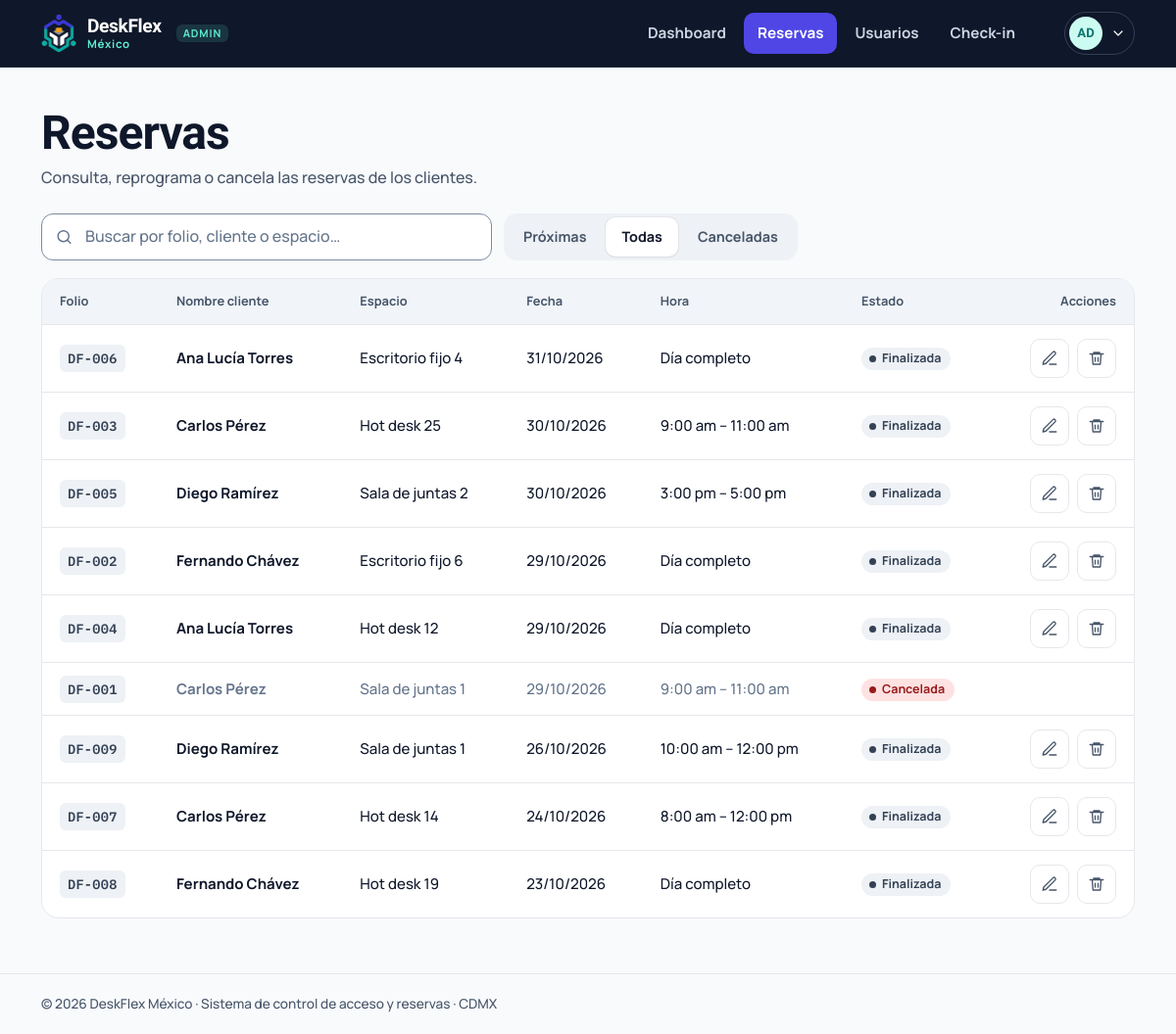
The app's page /admin/reservas?ver=todas (signed in), older data.
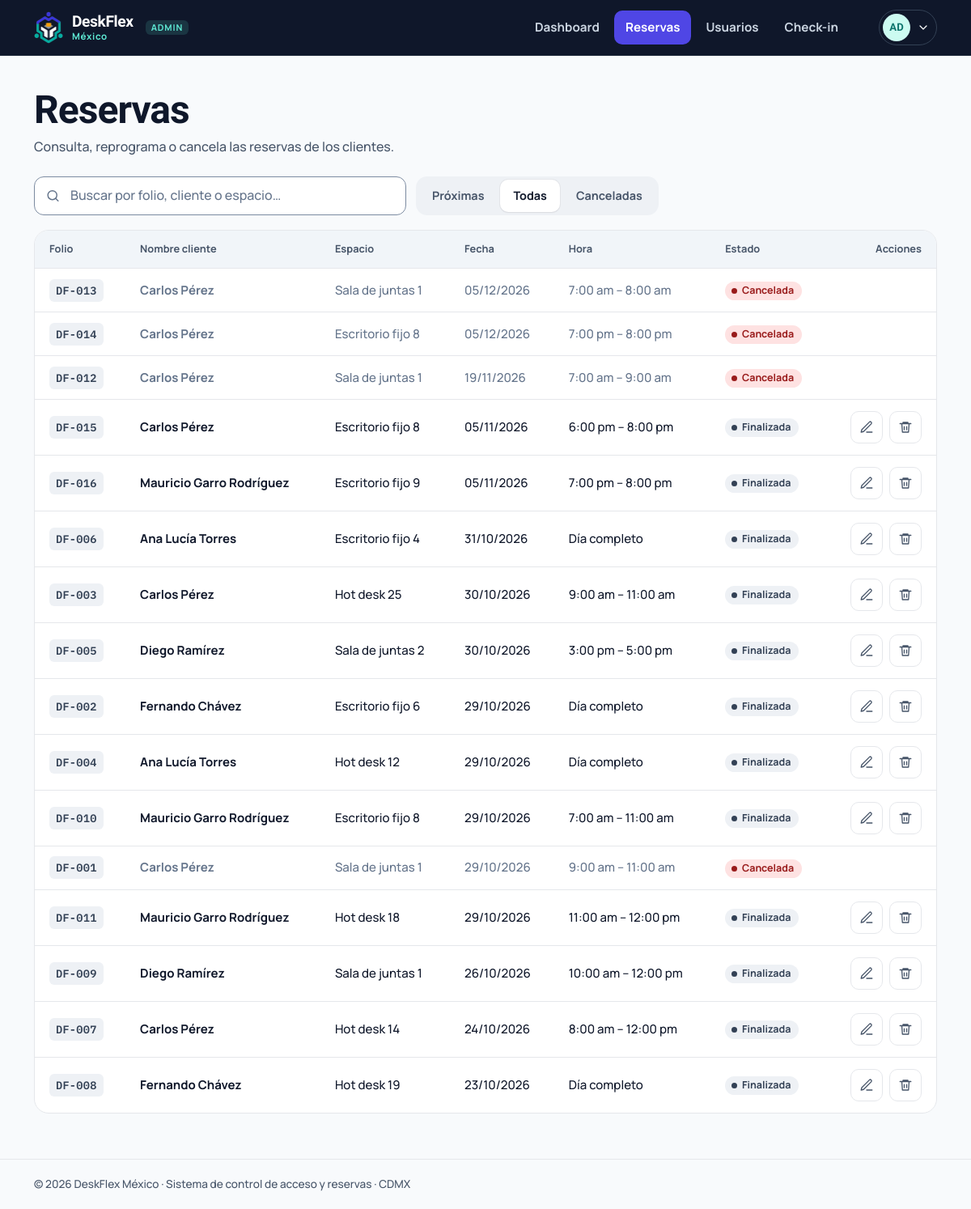
The same page, newer data.
### tables this page shows
CREATE TABLE usuarios (
    id            INTEGER PRIMARY KEY AUTOINCREMENT,
    nombre        TEXT    NOT NULL,
    correo        TEXT    NOT NULL UNIQUE,
    telefono      TEXT    NOT NULL,
    password_hash TEXT    NOT NULL,
    rol           TEXT    NOT NULL DEFAULT 'cliente' CHECK (rol IN ('cliente','admin')),
    activo        INTEGER NOT NULL DEFAULT 1,
    creado_en     TEXT    NOT NULL DEFAULT (datetime('now'))
);

CREATE TABLE reservas (
    id          INTEGER PRIMARY KEY AUTOINCREMENT,
    folio       TEXT    UNIQUE,
    usuario_id  INTEGER NOT NULL REFERENCES usuarios(id) ON DELETE CASCADE,
    espacio_id  INTEGER NOT NULL REFERENCES espacios(id),
    fecha       TEXT    NOT NULL,              -- YYYY-MM-DD
    hora_inicio INTEGER NOT NULL,              -- 0-23
    hora_fin    INTEGER NOT NULL,              -- 1-24, > hora_inicio
    modo        TEXT    NOT NULL CHECK (modo IN ('hora','dia')),
    estado      TEXT    NOT NULL DEFAULT 'confirmada' CHECK (estado IN ('confirmada','cancelada')),
    token       TEXT    NOT NULL UNIQUE,       -- el QR solo contiene este token
    creada_en   TEXT    NOT NULL DEFAULT (datetime('now')), asiento INTEGER,
    CHECK (hora_fin > hora_inicio)
);

### deskflex/views/admin.py (the view)
@bp.route("/reservas")
@admin_required
def reservas():
    db, cfg = get_db(), current_app.config
    q = request.args.get("q", "").strip()
    ver = request.args.get("ver", "proximas")
    sql, params = SELECT_RESERVA + " WHERE 1=1", []
    if q:
        sql += " AND (r.folio LIKE ? OR u.nombre LIKE ? OR e.nombre LIKE ? OR u.correo LIKE ?)"
        params += [f"%{q}%"] * 4
    if ver == "proximas":
        sql += " AND r.estado = 'confirmada' AND r.fecha >= ?"
        params.append(rules.today().isoformat())
    elif ver == "canceladas":
        sql += " AND r.estado = 'cancelada'"
    sql += " ORDER BY r.fecha " + ("ASC" if ver == "proximas" else "DESC") + ", r.hora_inicio, r.id"
    filas = []
    for r in db.execute(sql, params):
        d = dict(r)
        d["estado_clave"], d["estado_txt"] = rules.estado_visible(r, bool(r["con_acceso"]))
        filas.append(d)
    espacios = db.execute("SELECT numero, nombre FROM espacios WHERE activo = 1 ORDER BY numero").fetchall()
    return render_template("admin/reservas.html", filas=filas, q=q, ver=ver, espacios=espacios,
                           apertura=cfg["OPEN_HOUR"], cierre=cfg["CLOSE_HOUR"])

### deskflex/db.py (called while the page is built)
def get_db() -> sqlite3.Connection:
    if "db" not in g:
        path = Path(current_app.config["DATABASE"])
        path.parent.mkdir(parents=True, exist_ok=True)
        conn = sqlite3.connect(path, isolation_level=None, timeout=10)
        conn.row_factory = sqlite3.Row
        conn.execute("PRAGMA foreign_keys = ON")
        g.db = conn
    return g.db

### deskflex/rules.py (called while the page is built)
def now() -> datetime:
    try:
        tz = ZoneInfo(current_app.config["TIMEZONE"])
    except ZoneInfoNotFoundError:      # Windows sin tzdata: México no usa horario de verano (UTC-6)
        tz = timezone(timedelta(hours=-6))
    return datetime.now(tz).replace(tzinfo=None, microsecond=0)

def fmt_hora(h: int) -> str:
    h = h % 24
    suf = "am" if h < 12 else "pm"
    return f"{(h % 12) or 12}:00 {suf}"

def fmt_rango(ini: int, fin: int) -> str:
    return f"{fmt_hora(ini)} – {fmt_hora(fin)}"

def fmt_fecha(d: date | str, corta: bool = False) -> str:
    if isinstance(d, str):
        d = date.fromisoformat(d)
    if corta:
        return f"{d.day:02d}/{d.month:02d}/{d.year}"
    return f"{d.day} de {MESES[d.month - 1]} de {d.year}"

def _dt(fecha: str, hora: int) -> datetime:
    return datetime.combine(date.fromisoformat(fecha), time(hora % 24))

def estado_visible(r, tiene_acceso: bool) -> tuple[str, str]:
    if r["estado"] == "cancelada":
        return "cancelada", "Cancelada"
    ahora = now()
    ini, fin = _dt(r["fecha"], r["hora_inicio"]), _dt(r["fecha"], r["hora_fin"])
    if tiene_acceso:
        return ("finalizada", "Finalizada") if ahora >= fin else ("usada", "Check-in hecho")
    if ahora >= fin:
        return "finalizada", "Finalizada"
    if ahora >= ini:
        return "encurso", "En curso"
    return "confirmada", "Confirmada"

### deskflex/security.py (called while the page is built)
def csrf_token() -> str:
    if "_csrf" not in session:
        session["_csrf"] = secrets.token_urlsafe(24)
    return session["_csrf"]

def check_csrf():
    if request.method in ("POST", "PUT", "PATCH", "DELETE"):
        sent = request.form.get("csrf_token") or request.headers.get("X-CSRF-Token", "")
        if not hmac.compare_digest(sent, session.get("_csrf", "")):
            abort(400, "La sesión del formulario expiró. Recarga la página e inténtalo de nuevo.")

def load_user():
    g.user = None
    uid = session.get("uid")
    if uid:
        u = get_db().execute("SELECT * FROM usuarios WHERE id = ? AND activo = 1", (uid,)).fetchone()
        if u:
            g.user = u
        else:
            session.clear()

### deskflex/templates/admin/reservas.html (shortened to what this page needs)
{% extends "base.html" %}
{% from "_icons.html" import icon %}
{% block content %}
<div class="page-head"><div><h1>Reservas</h1><p>Consulta, reprograma o cancela las reservas de los clientes.</p></div></div>
<div class="toolbar">
  <form method="get" class="input-icon" role="search">
    <input class="input" type="search" name="q" value="{{ q }}" placeholder="Buscar por folio, cliente o espacio…" aria-label="Buscar reservas">
  </form>
  <nav class="seg-link" aria-label="Filtrar">
    {% for k, l in [('proximas','Próximas'),('todas','Todas'),('canceladas','Canceladas')] %}
      <a href="{{ url_for('admin.reservas', ver=k, q=q or None) }}" {% if ver == k %}aria-current="true"{% endif %}>{{ l }}</a>
    {% endfor %}
  </nav>
</div>
<div class="table-wrap">
  {% if filas %}
  <table class="table">
    <thead><tr><th>Folio</th><th>Nombre cliente</th><th>Espacio</th><th>Fecha</th><th>Hora</th><th>Estado</th><th class="col-actions">Acciones</th></tr></thead>
    <tbody>
    {% for r in filas %}
      <tr class="{{ 'is-off' if r.estado == 'cancelada' }}">
        <td data-label="Folio"><span class="folio">{{ r.folio }}</span></td>
        <td data-label="Cliente"><b>{{ r.cliente }}</b></td>
        <td data-label="Espacio">{{ r.espacio }}</td>
        <td data-label="Fecha">{{ r.fecha|fecha_corta }}</td>
        <td data-label="Hora">{{ 'Día completo' if r.modo == 'dia' else (r|rango) }}</td>
        <td data-label="Estado"><span class="badge badge--{{ r.estado_clave }}">{{ r.estado_txt }}</span></td>
        <td class="col-actions">
          {% if r.estado == 'confirmada' %}
          <span class="actions">
            <button type="button" class="icon-btn" aria-label="Editar reserva {{ r.folio }}" title="Editar"
              data-edit-reserva data-action="{{ url_for('admin.reserva_editar', rid=r.id) }}" data-folio="{{ r.folio }}"
              data-espacio="{{ r.esp_numero }}" data-fecha="{{ r.fecha }}" data-modo="{{ r.modo }}" data-ini="{{ r.hora_inicio }}" data-fin="{{ r.hora_fin }}">{{ icon('edit', 18) }}</button>
            <form method="post" action="{{ url_for('admin.reserva_cancelar', rid=r.id) }}" data-confirm="Se liberará {{ r.espacio }} y el QR de {{ r.cliente }} dejará de funcionar." data-confirm-title="¿Cancelar la reserva {{ r.folio }}?" data-confirm-ok="Sí, cancelar">
              <button class="icon-btn icon-btn--danger" type="submit" aria-label="Cancelar reserva {{ r.folio }}" title="Cancelar">{{ icon('trash', 18) }}</button>
            </form>
          </span>
          {% endif %}
        </td>
      </tr>
    {% endfor %}
    </tbody>
  </table>
  {% else %}
  <div class="empty"><span class="ic-big">{{ icon('search', 26) }}</span><b>No hay reservas que mostrar</b><p>Prueba con otra búsqueda o cambia el filtro.</p></div>
  {% endif %}
</div>
{% endblock %}

### deskflex/templates/base.html (shortened to what this page needs)
{% from "_icons.html" import icon %}
<!doctype html>
<html lang="es-MX">
<head>
  <link rel="stylesheet" href="{{ url_for('static', filename='css/deskflex.css') }}">
</head>
{% set es_admin = user and user.rol == 'admin' %}
<body class="{% if user %}has-tabbar{% endif %}">
{% block shell %}
{% if es_admin %}
  {% set links = [('admin.dashboard','Dashboard','dashboard',['admin.dashboard']),
                  ('admin.reservas','Reservas','list',['admin.reservas']),
                  ('admin.usuarios','Usuarios','users',['admin.usuarios']),
                  ('admin.checkin','Check-in','scan',['admin.checkin'])] %}
{% else %}
  {% set links = [('client.inicio','Inicio','home',['client.inicio']),
                  ('client.reservar','Reservar','map',['client.reservar']),
                  ('client.mis_reservas','Mis reservas','qr',['client.mis_reservas','client.reserva'])] %}
{% endif %}
<header class="topbar{% if es_admin %} topbar--admin{% endif %}">
  <div class="wrap">
    <a class="brand" href="{{ url_for('auth.raiz') }}" aria-label="DeskFlex México, inicio">
      <img src="{{ url_for('static', filename='img/logo-mark-light.png' if es_admin else 'img/logo-mark.png') }}" alt="" width="36" height="39">
      <span><b>DeskFlex</b><small>México</small></span>
      {% if es_admin %}<span class="role-tag">ADMIN</span>{% endif %}
    </a>
    <nav class="nav" aria-label="Principal">
      {% for ep, label, ic, activos in links %}
        <a href="{{ url_for(ep) }}" {% if endpoint in activos %}aria-current="page"{% endif %}>{{ label }}</a>
      {% endfor %}
    </nav>
    <details class="userbtn">
      <summary aria-label="Menú de usuario">
        <span class="avatar">{{ user.nombre|iniciales }}</span>{{ icon('chev-d', 16) }}
      </summary>
    </details>
  </div>
</header>
<main id="contenido" class="wrap">
  {% block content %}{% endblock %}
</main>
<footer class="footer"><div class="wrap">© 2026 DeskFlex México · Sistema de control de acceso y reservas · CDMX</div></footer>
{% endblock %}
</body>
</html>

### deskflex/templates/_icons.html (shortened to what this page needs)
{% macro icon(name, size=20, cls='') -%}
<svg class="ic {{ cls }}" width="{{ size }}" height="{{ size }}" viewBox="0 0 24 24" fill="none" stroke="currentColor" stroke-width="1.8" stroke-linecap="round" stroke-linejoin="round" aria-hidden="true" focusable="false">{{ ICONS[name]|safe }}</svg>
{%- endmacro %}

### deskflex/templates/_flash.html (shortened to what this page needs)
{% from "_icons.html" import icon %}

Row changes from the older to the newer data that the page shows:
added reservas: folio "DF-013", cliente "Carlos Pérez", espacio "Sala de juntas 1", fecha|fecha_corta "05/12/2026", modo "7:00 am – 8:00 am", estado_txt "Cancelada"
added reservas: folio "DF-014", cliente "Carlos Pérez", espacio "Escritorio fijo 8", fecha|fecha_corta "05/12/2026", modo "7:00 pm – 8:00 pm", estado_txt "Cancelada"
added reservas: folio "DF-012", cliente "Carlos Pérez", espacio "Sala de juntas 1", fecha|fecha_corta "19/11/2026", modo "7:00 am – 9:00 am", estado_txt "Cancelada"
added reservas: folio "DF-015", cliente "Carlos Pérez", espacio "Escritorio fijo 8", fecha|fecha_corta "05/11/2026", modo "6:00 pm – 8:00 pm", estado_txt "Finalizada", {{ size }} 18 (drawn)
added reservas: folio "DF-016", cliente "Mauricio Garro Rodríguez", espacio "Escritorio fijo 9", fecha|fecha_corta "05/11/2026", modo "7:00 pm – 8:00 pm", estado_txt "Finalizada", {{ size }} 18 (drawn)
added reservas: folio "DF-010", cliente "Mauricio Garro Rodríguez", espacio "Escritorio fijo 8", fecha|fecha_corta "29/10/2026", modo "7:00 am – 11:00 am", estado_txt "Finalizada", {{ size }} 18 (drawn)
added reservas: folio "DF-011", cliente "Mauricio Garro Rodríguez", espacio "Hot desk 18", fecha|fecha_corta "29/10/2026", modo "11:00 am – 12:00 pm", estado_txt "Finalizada", {{ size }} 18 (drawn)
